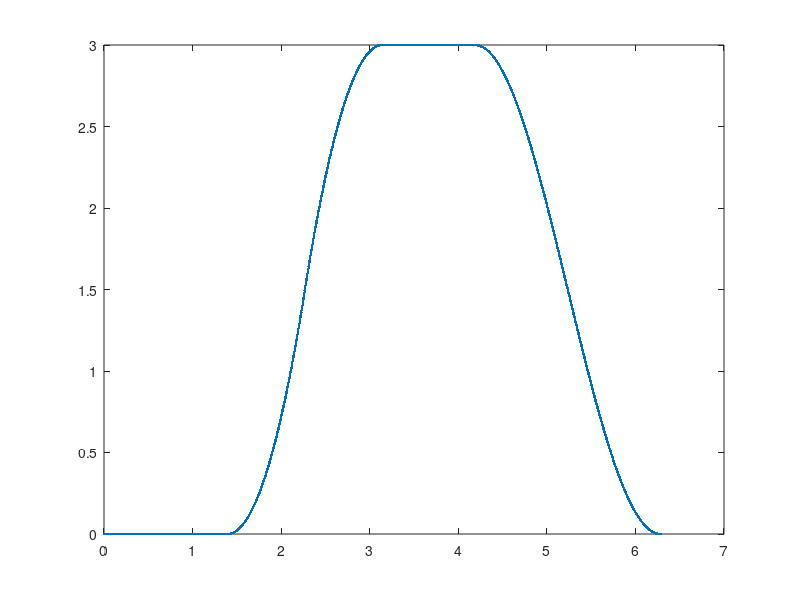
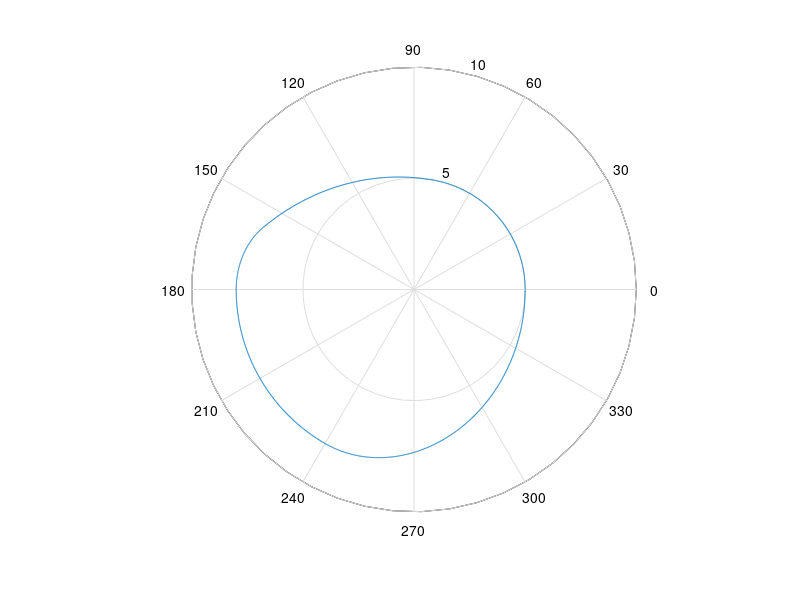

Write MATLAB code to recreate these figures, in order.

theta=0:pi/1024:2*pi;
L=3;y_cap=[];
rb_eq1=[];
rb_eq2=[];
rb_eq3=[];
for j=1:length(theta)
    j
   if theta(j)>=0 && theta(j) <=80*pi/180
       yv=0;
       yvd=0;yvdd=0;
       %rb_eq1=[rb_eq1;-yv-yvdd];
       y_cap=[y_cap;theta(j) yv yvd yvdd];
   end
   if theta(j)>80*pi/180 && theta(j) <=130*pi/180
       th=theta(j)-80*pi/180;beta=100*pi/180;
       yv=2*L*th^2/beta^2;
       yvd=4*L*th/beta^2;
       yvdd=4*L/beta^2;
       rb_eq1=[rb_eq1;-2*L*th^2/beta^2-4*L/beta^2];
       y_cap=[y_cap;theta(j) yv yvd yvdd];
   end
   if theta(j)>130*pi/180 && theta(j) <=180*pi/180
       th=theta(j)-80*pi/180;beta=100*pi/180;
       yv=L*(1-2*(1-(th/beta))^2);
       yvd=(4*L/beta)*(1-(th/beta));
       yvdd=-4*L/beta^2;
       rb_eq2=[rb_eq2;-L*(1-2*(1-(th/beta))^2)+4*L/beta^2];
       y_cap=[y_cap;theta(j) yv yvd yvdd];
   end
   if theta(j)>=180*pi/180 && theta(j) <=240*pi/180
       yv=3;
       yvd=0;
       yvdd=0;
       %rb_eq2=[rb_eq2;-yv-yvdd];
       y_cap=[y_cap;theta(j) yv yvd yvdd];
   end
   if theta(j)>=240*pi/180 && theta(j) <=360*pi/180
       th=theta(j)-240*pi/180;beta=120*pi/180;
       yv=(L/2)*(1+cos(pi*th/beta));
       yvd=(-pi*L/(2*beta))*sin(pi*th/beta);
       yvdd=-(L*pi^2/(2*beta^2))*cos(pi*th/beta);
       rb_eq3=[rb_eq3;-(L/2)*(1+cos(pi*th/beta))+(L*pi^2/(2*beta^2))*cos(pi*th/beta)];
       y_cap=[y_cap;theta(j) yv yvd yvdd];
   end
end   
figure(1)
plot(y_cap(:,1),y_cap(:,2),'.')
rbmin=5;
e=0.5;
thetac=[];rc=[];xcyc=[];xcyc3=[];xcyc2=[];
for j=1:length(theta)
    [j]
    xc=y_cap(j,3);
    yc=rbmin+y_cap(j,2);
    thetac=[thetac;theta(j)+atan2(xc,yc)];
    rc=[rc;sqrt(xc^2+yc^2)];     
end    
figure(2)
polar(thetac,rc)

